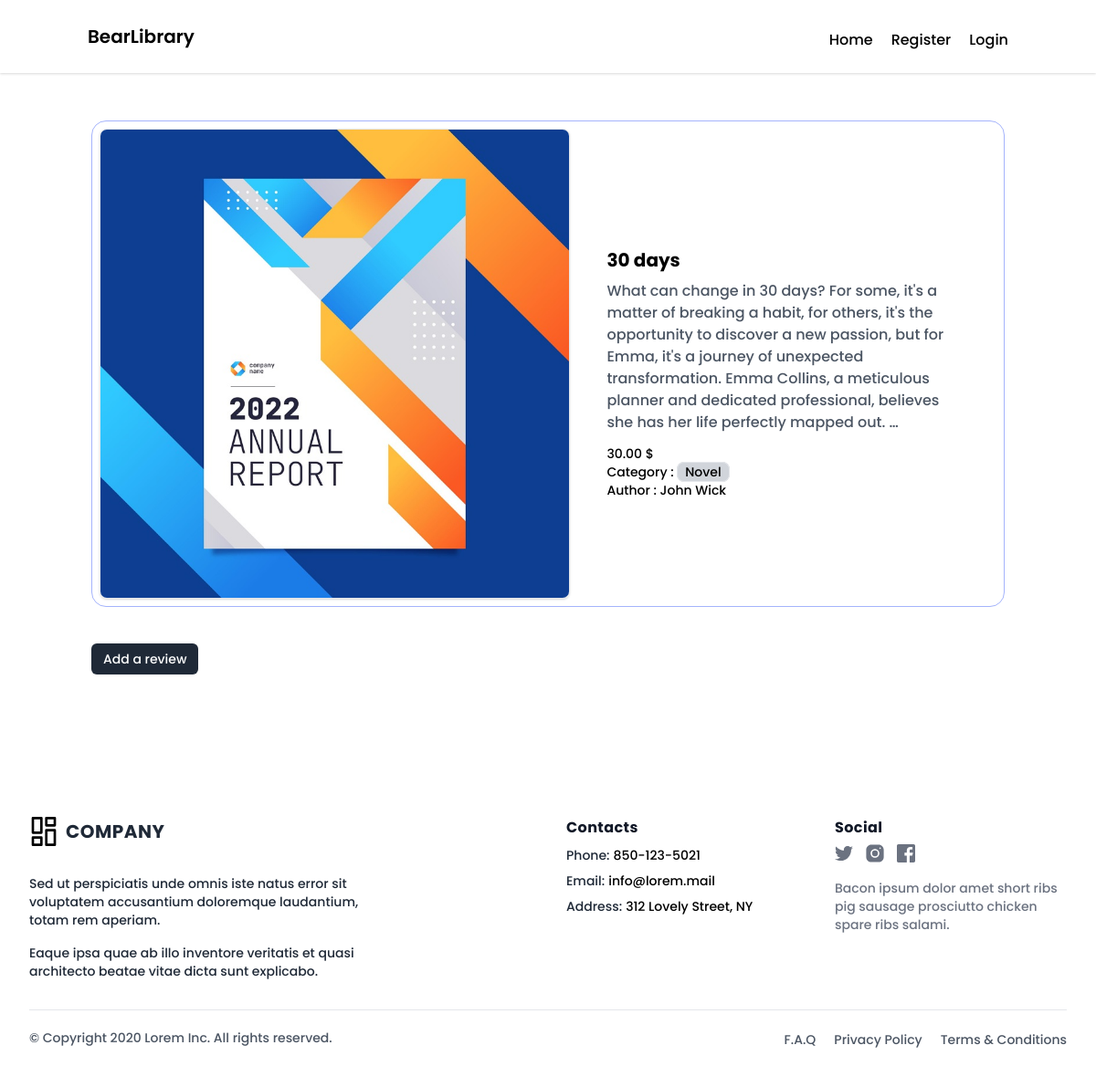
Screenshot of /books/book/1/ with the database file from the repository.
### book/models.py (models this page shows, shortened)
class Book(models.Model):
    name = models.CharField(max_length=128)
    category = models.ForeignKey(BookCategory, on_delete=models.CASCADE, related_name='book')
    image = models.ImageField(upload_to='book/media/image', blank=True, null=True)
    author = models.CharField(max_length=128)
    description = models.CharField(max_length=512)
    price = models.DecimalField(max_digits=5, decimal_places=2)

### category/models.py (models this page shows)
class BookCategory(models.Model):
    title = models.CharField(max_length=128)
    slug = models.SlugField()

### book/views.py (the view)
# urls.py: path('book/<int:pk>/', views.BookDetailsView.as_view(), name='bookdetails'),
class BookDetailsView(DetailView):
    template_name = 'book_details.html'
    model = Book
    context_object_name = 'book'
    def get_context_data(self, **kwargs):
        context = super().get_context_data(**kwargs)
        book = Book.objects.get(pk=self.kwargs.get('pk'))
        try:
            borrowed = BorrowItem.objects.get(book=book)
            context['borrowed'] = True
        except:
            borrowed = None
            context['borrowed'] = False
        return context

### book/templates/book_details.html (shortened to what this page needs)
{% extends 'base.html' %}
{% block content %}
<div class="border border-indigo-300 p-2 rounded-2xl hover:shadow-xl hover:shadow-indigo-50 flex flex-col md:flex-row items-center">
    <div class="md:w-2/3">
        <img
        {% if book.image %}
        src="{{book.image.url}}"
        {% else %}
        src=""
        {% endif %}
        class="shadow rounded-lg overflow-hidden border">
    </div>
    <div class="mt-8 md:w-1/2 md:mx-10">
        <h4 class="font-bold text-xl">{{book.name}}</h4>
        <p class="mt-2 text-gray-600">{{book.description|truncatewords:50}}
        </p>
        <div class="text-sm my-3">
            <p>{{book.price}} $ </p>
            <p> Category : <span class="border px-2 rounded-lg bg-gray-300">{{book.category.title}}</span></p>
            <p> Author : {{book.author}}</p>
        </div>
    </div>
</div>
<div class="my-10">
    {% if borrowed %}
    <a href="{% url 'review' book.id %}" type="button" class="inline-flex items-center rounded-md border border-transparent bg-gray-800 px-3 py-2 text-sm font-medium leading-4 text-white shadow-sm hover:bg-gray-900">Add a review</a>
    {% endif %}
</div>
{% endblock %}

### core/static/css/base.css (style rules this page uses)
.poppins-medium { font-family: "Poppins", sans-serif; font-weight: 500; font-style: normal; }

### rows the page displays
Book: image (picture), name "30 days", description "What can change in 30 days? For some, it's a matter of breaking a habit, for others, it's the opportunity to discover a new passion, but for Emma, it's a journey of unexpected transformation. Emma Collins, a meticulous planner and dedicated professional, believes she has her life perfectly mapped out. …", price "30.00", category "Novel", author "John Wick"
